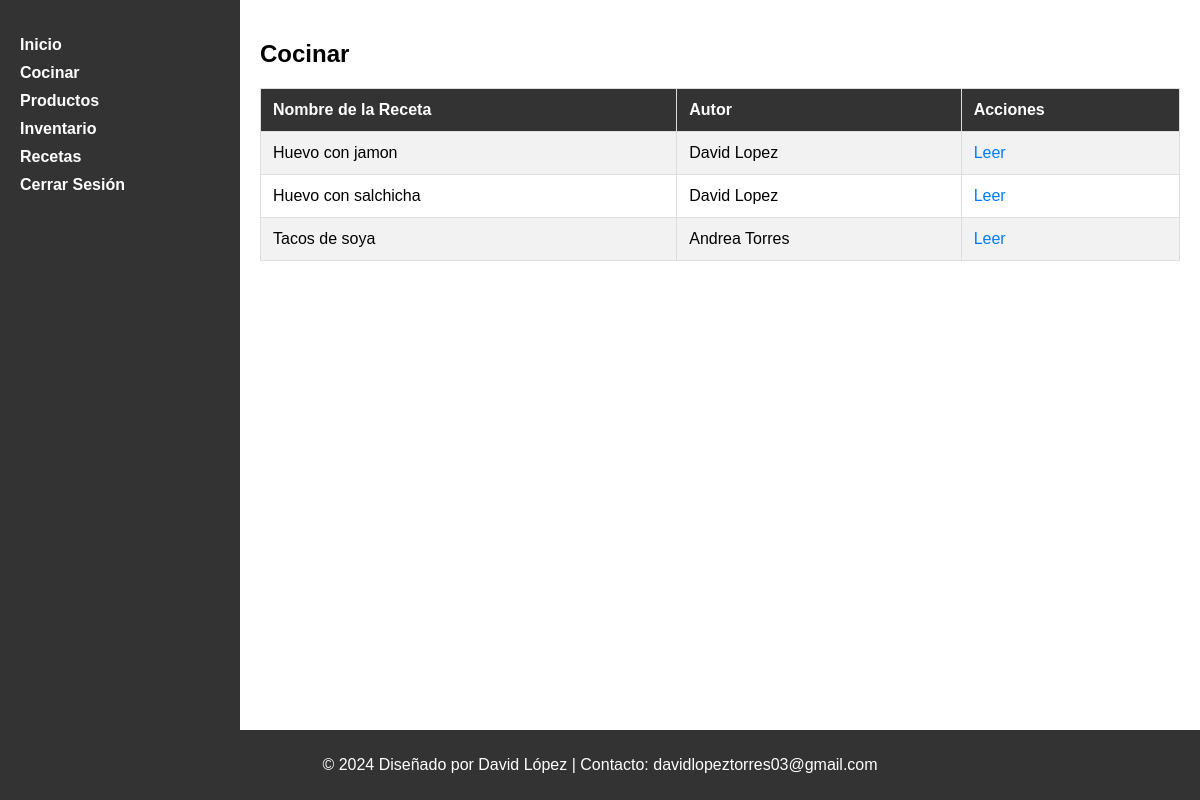
Page /cook.php (signed in) on the committed database.
### tables this page shows
CREATE TABLE `recetas` (
  `id_receta` int(11) NOT NULL,
  `nombre_receta` varchar(100) NOT NULL,
  `tiempo_receta` int(11) NOT NULL,
  `id_categoria_receta` int(11) NOT NULL,
  `id_usuario` int(11) NOT NULL
);

CREATE TABLE `usuarios` (
  `id_usuario` int(11) NOT NULL,
  `nombre_usuario` varchar(50) NOT NULL,
  `apellido_usuario` varchar(50) NOT NULL,
  `cuenta_usuario` varchar(20) NOT NULL,
  `password_usuario` varchar(100) NOT NULL,
  `id_rol` int(11) NOT NULL
);

### cook.php (the view, shortened to what this page needs)
<?php
include_once('db_connection.php');
$query_recipes = "SELECT recetas.id_receta, recetas.nombre_receta, recetas.id_usuario, usuarios.nombre_usuario, usuarios.apellido_usuario
                  FROM recetas
                  JOIN usuarios ON recetas.id_usuario = usuarios.id_usuario";
$result_recipes = mysqli_query($conn, $query_recipes);
?>
<!DOCTYPE html>
<html lang="en">
<head>
    <link rel="stylesheet" href="styles.css">
</head>
<body>
    <div class="container">
        <nav class="sidebar">
            <ul>
                <li><a href="home.php">Inicio</a></li>
                <li><a href="cook.php">Cocinar</a></li>
                <li><a href="products.php">Productos</a></li>
                <li><a href="inventory.php">Inventario</a></li>
                <li><a href="recipes.php">Recetas</a></li>
                <li><a href="logout.php">Cerrar Sesión</a></li>
            </ul>
        </nav>
        <div class="main-content">
            <h2>Cocinar</h2>
            <table border="1">
                <tr>
                    <th>Nombre de la Receta</th>
                    <th>Autor</th>
                    <th>Acciones</th>
                </tr>
                <?php
                while ($row_recipe = mysqli_fetch_assoc($result_recipes)) {
                    echo "<tr>";
                    echo "<td>{$row_recipe['nombre_receta']}</td>";
                    echo "<td>{$row_recipe['nombre_usuario']} {$row_recipe['apellido_usuario']}</td>";
                    echo "<td><a href='read_recipe.php?recipe_id={$row_recipe['id_receta']}'>Leer</a>";
                    echo "</tr>";
                }
                ?>
            </table>
        </div>
    </div>
    <footer>
        <p>&copy; 2024 Diseñado por David López | Contacto: davidlopeztorres03@gmail.com</p>
    </footer>
</body>
</html>

### styles.css (style rules this page uses)
body:not(.login) { margin: 0; font-family: Arial, sans-serif; display: flex; flex-direction: column; min-height: 100vh; }
.container { display: flex; flex: 1; }
.sidebar { width: 200px; background-color: #333; color: white; padding: 20px; }
.sidebar ul { list-style-type: none; padding: 0; }
.sidebar li { margin-bottom: 10px; }
.sidebar a { text-decoration: none; color: white; font-weight: bold; }
.main-content { flex: 1; padding: 20px; }
footer { background-color: #333; color: white; text-align: center; padding: 10px; margin-top: auto; }
table { width: 100%; border-collapse: collapse; margin-top: 20px; }
table, th, td { border: 1px solid #ddd; margin-bottom: 30px; }
th, td { padding: 12px; text-align: left; }
th { background-color: #333; color: white; }
tr:nth-child(even) { background-color: #f2f2f2; }
a { text-decoration: none; color: #007bff; cursor: pointer; }

### rows in the picture
recetas: nombre_receta "Huevo con jamon", id_usuario.nombre_usuario "David", id_usuario.apellido_usuario "Lopez"
recetas: nombre_receta "Huevo con salchicha", id_usuario.nombre_usuario "David", id_usuario.apellido_usuario "Lopez"
recetas: nombre_receta "Tacos de soya", id_usuario.nombre_usuario "Andrea", id_usuario.apellido_usuario "Torres"
